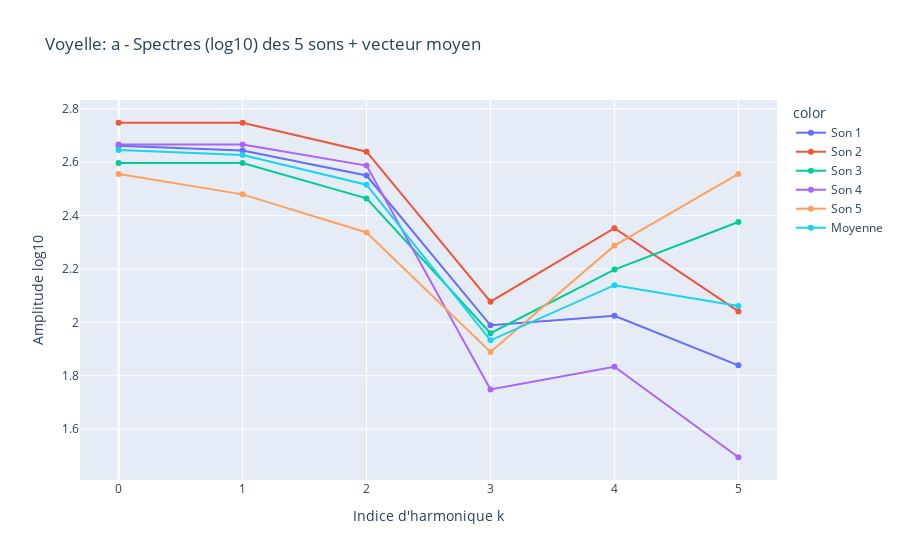
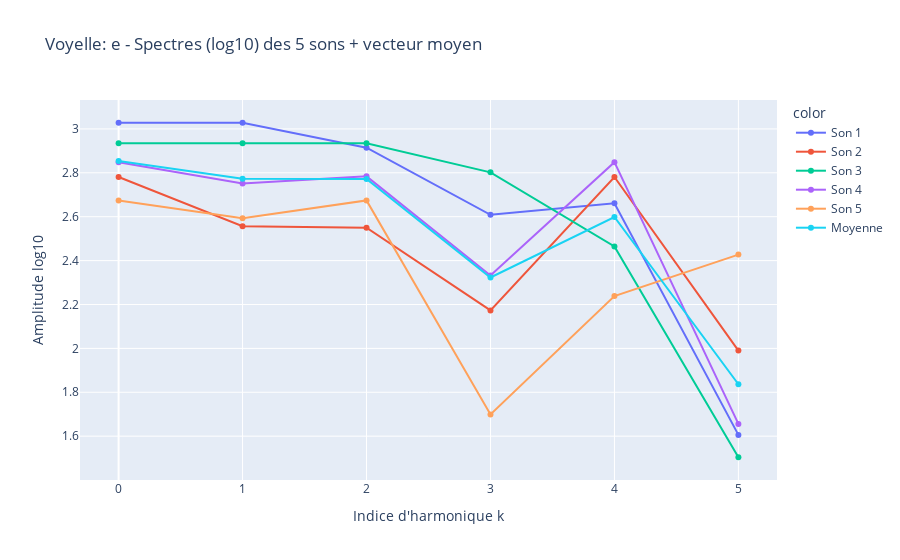
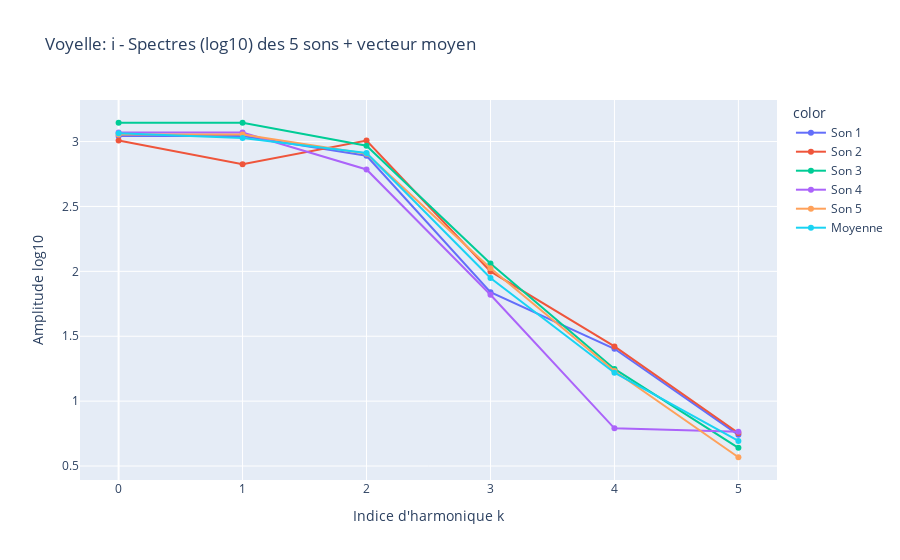
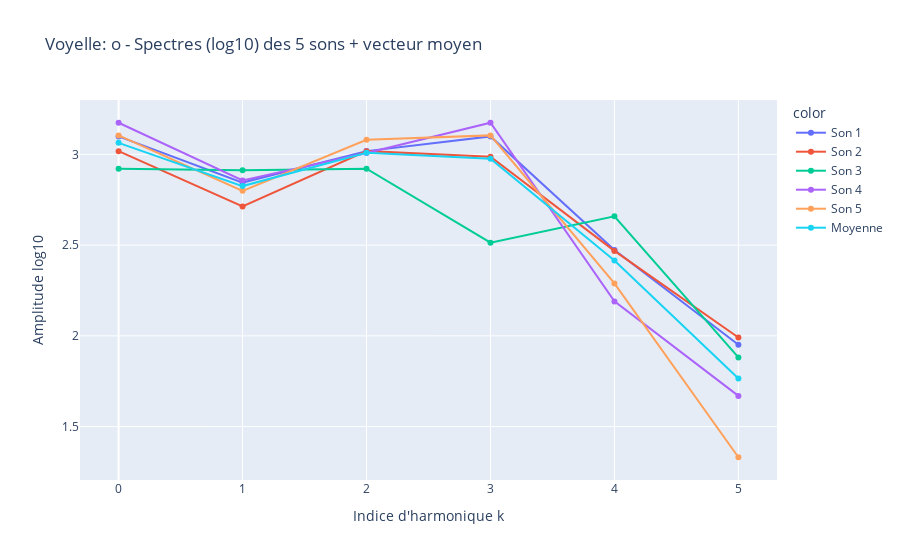

The notebook cell saved with these charts, in order:
### Markdown cell above
# On utilisera le truc etude n° 10

### Code cell
import numpy as np
import msicpe.san as san
from plotly import express as px
import scipy.signal as signal


H= 5
for lettre in ['a', 'e', 'i', 'o', 'u']:
    signaux = []
    for i in range(5):
        dat = np.load(f'data_partie_2/apprentissage/{lettre}_{i+1}.npz') # dat est un dictionnaire contenant les données contenues dans le fichier .npz
        s = dat['s'] # extraction du signal utile
        t = dat['t'] # extraction du vecteur temps associé au signal

        nu, S = san.trans_fourier(s, t)
        S = np.abs(S)

        s_centre= s - np.mean(s)
        nu, S_norm = san.trans_fourier(s_centre, t)
        S_norm = np.abs(S_norm)
        S_norm /= np.max(S_norm)

        f0 = san.detect_fondamentale(S_norm, nu)

        # Liste des harmoniques
        freq_list = [f0 * k for k in range(1, H+1)]

        freq_peaks, amp_peaks = san.detect_pics(S, freq_list, nu)

        vec = np.zeros(H+1)
        vec[0] = np.log10(np.max(S))
        vec[1:] = np.log10(amp_peaks)
        signaux.append(vec)

    k = np.arange(H+1)
    vec_moy = np.mean(signaux, axis=0)

    k = list(range(H+1))
    indice = []
    ampl = []
    labels = []

    for i in range(5):
        ampl.extend(k)
        indice.extend(signaux[i])
        labels.extend([f"Son {i+1}"] * (H+1))

    ampl.extend(k)
    indice.extend(vec_moy)
    labels.extend(["Moyenne"] * (H+1))

    fig = px.line(x=ampl, y=indice, color=labels, markers=True,title=f"Voyelle: {lettre} - Spectres (log10) des 5 sons + vecteur moyen", labels={"x": "Indice d'harmonique k", "y": "Amplitude log10"}).show()

### Figure 1 — Plotly figure (JSON) as saved in the notebook; plotly's stock layout.template omitted (floating-point values rounded to 4 significant figures)
{"data": [{"hovertemplate": "color=Son 1<br>Indice d'harmonique k=%{x}<br>Amplitude log10=%{y}<extra></extra>", "legendgroup": "Son 1", "line": {"color": "#636efa", "dash": "solid"}, "marker": {"symbol": "circle"}, "mode": "lines+markers", "name": "Son 1", "orientation": "v", "showlegend": true, "type": "scatter", "x": [0, 1, 2, 3, 4, 5], "xaxis": "x", "y": [2.661, 2.644, 2.55, 1.989, 2.025, 1.839], "yaxis": "y"}, {"hovertemplate": "color=Son 2<br>Indice d'harmonique k=%{x}<br>Amplitude log10=%{y}<extra></extra>", "legendgroup": "Son 2", "line": {"color": "#EF553B", "dash": "solid"}, "marker": {"symbol": "circle"}, "mode": "lines+markers", "name": "Son 2", "orientation": "v", "showlegend": true, "type": "scatter", "x": [0, 1, 2, 3, 4, 5], "xaxis": "x", "y": [2.748, 2.748, 2.639, 2.077, 2.353, 2.041], "yaxis": "y"}, {"hovertemplate": "color=Son 3<br>Indice d'harmonique k=%{x}<br>Amplitude log10=%{y}<extra></extra>", "legendgroup": "Son 3", "line": {"color": "#00cc96", "dash": "solid"}, "marker": {"symbol": "circle"}, "mode": "lines+markers", "name": "Son 3", "orientation": "v", "showlegend": true, "type": "scatter", "x": [0, 1, 2, 3, 4, 5], "xaxis": "x", "y": [2.597, 2.597, 2.464, 1.959, 2.198, 2.376], "yaxis": "y"}, {"hovertemplate": "color=Son 4<br>Indice d'harmonique k=%{x}<br>Amplitude log10=%{y}<extra></extra>", "legendgroup": "Son 4", "line": {"color": "#ab63fa", "dash": "solid"}, "marker": {"symbol": "circle"}, "mode": "lines+markers", "name": "Son 4", "orientation": "v", "showlegend": true, "type": "scatter", "x": [0, 1, 2, 3, 4, 5], "xaxis": "x", "y": [2.666, 2.666, 2.587, 1.749, 1.834, 1.495], "yaxis": "y"}, {"hovertemplate": "color=Son 5<br>Indice d'harmonique k=%{x}<br>Amplitude log10=%{y}<extra></extra>", "legendgroup": "Son 5", "line": {"color": "#FFA15A", "dash": "solid"}, "marker": {"symbol": "circle"}, "mode": "lines+markers", "name": "Son 5", "orientation": "v", "showlegend": true, "type": "scatter", "x": [0, 1, 2, 3, 4, 5], "xaxis": "x", "y": [2.556, 2.479, 2.337, 1.889, 2.287, 2.556], "yaxis": "y"}, {"hovertemplate": "color=Moyenne<br>Indice d'harmonique k=%{x}<br>Amplitude log10=%{y}<extra></extra>", "legendgroup": "Moyenne", "line": {"color": "#19d3f3", "dash": "solid"}, "marker": {"symbol": "circle"}, "mode": "lines+markers", "name": "Moyenne", "orientation": "v", "showlegend": true, "type": "scatter", "x": [0, 1, 2, 3, 4, 5], "xaxis": "x", "y": [2.646, 2.627, 2.515, 1.933, 2.139, 2.061], "yaxis": "y"}], "layout": {"legend": {"title": {"text": "color"}, "tracegroupgap": 0}, "title": {"text": "Voyelle: a - Spectres (log10) des 5 sons + vecteur moyen"}, "xaxis": {"anchor": "y", "domain": [0, 1], "title": {"text": "Indice d'harmonique k"}}, "yaxis": {"anchor": "x", "domain": [0, 1], "title": {"text": "Amplitude log10"}}}}

### Figure 2 — Plotly figure (JSON) as saved in the notebook; plotly's stock layout.template omitted (floating-point values rounded to 4 significant figures)
{"data": [{"hovertemplate": "color=Son 1<br>Indice d'harmonique k=%{x}<br>Amplitude log10=%{y}<extra></extra>", "legendgroup": "Son 1", "line": {"color": "#636efa", "dash": "solid"}, "marker": {"symbol": "circle"}, "mode": "lines+markers", "name": "Son 1", "orientation": "v", "showlegend": true, "type": "scatter", "x": [0, 1, 2, 3, 4, 5], "xaxis": "x", "y": [3.028, 3.028, 2.915, 2.609, 2.661, 1.606], "yaxis": "y"}, {"hovertemplate": "color=Son 2<br>Indice d'harmonique k=%{x}<br>Amplitude log10=%{y}<extra></extra>", "legendgroup": "Son 2", "line": {"color": "#EF553B", "dash": "solid"}, "marker": {"symbol": "circle"}, "mode": "lines+markers", "name": "Son 2", "orientation": "v", "showlegend": true, "type": "scatter", "x": [0, 1, 2, 3, 4, 5], "xaxis": "x", "y": [2.781, 2.556, 2.55, 2.173, 2.781, 1.99], "yaxis": "y"}, {"hovertemplate": "color=Son 3<br>Indice d'harmonique k=%{x}<br>Amplitude log10=%{y}<extra></extra>", "legendgroup": "Son 3", "line": {"color": "#00cc96", "dash": "solid"}, "marker": {"symbol": "circle"}, "mode": "lines+markers", "name": "Son 3", "orientation": "v", "showlegend": true, "type": "scatter", "x": [0, 1, 2, 3, 4, 5], "xaxis": "x", "y": [2.935, 2.935, 2.935, 2.802, 2.465, 1.504], "yaxis": "y"}, {"hovertemplate": "color=Son 4<br>Indice d'harmonique k=%{x}<br>Amplitude log10=%{y}<extra></extra>", "legendgroup": "Son 4", "line": {"color": "#ab63fa", "dash": "solid"}, "marker": {"symbol": "circle"}, "mode": "lines+markers", "name": "Son 4", "orientation": "v", "showlegend": true, "type": "scatter", "x": [0, 1, 2, 3, 4, 5], "xaxis": "x", "y": [2.848, 2.751, 2.784, 2.332, 2.848, 1.656], "yaxis": "y"}, {"hovertemplate": "color=Son 5<br>Indice d'harmonique k=%{x}<br>Amplitude log10=%{y}<extra></extra>", "legendgroup": "Son 5", "line": {"color": "#FFA15A", "dash": "solid"}, "marker": {"symbol": "circle"}, "mode": "lines+markers", "name": "Son 5", "orientation": "v", "showlegend": true, "type": "scatter", "x": [0, 1, 2, 3, 4, 5], "xaxis": "x", "y": [2.674, 2.593, 2.674, 1.699, 2.238, 2.427], "yaxis": "y"}, {"hovertemplate": "color=Moyenne<br>Indice d'harmonique k=%{x}<br>Amplitude log10=%{y}<extra></extra>", "legendgroup": "Moyenne", "line": {"color": "#19d3f3", "dash": "solid"}, "marker": {"symbol": "circle"}, "mode": "lines+markers", "name": "Moyenne", "orientation": "v", "showlegend": true, "type": "scatter", "x": [0, 1, 2, 3, 4, 5], "xaxis": "x", "y": [2.853, 2.773, 2.771, 2.323, 2.599, 1.837], "yaxis": "y"}], "layout": {"legend": {"title": {"text": "color"}, "tracegroupgap": 0}, "title": {"text": "Voyelle: e - Spectres (log10) des 5 sons + vecteur moyen"}, "xaxis": {"anchor": "y", "domain": [0, 1], "title": {"text": "Indice d'harmonique k"}}, "yaxis": {"anchor": "x", "domain": [0, 1], "title": {"text": "Amplitude log10"}}}}

### Figure 3 — Plotly figure (JSON) as saved in the notebook; plotly's stock layout.template omitted (floating-point values rounded to 4 significant figures)
{"data": [{"hovertemplate": "color=Son 1<br>Indice d'harmonique k=%{x}<br>Amplitude log10=%{y}<extra></extra>", "legendgroup": "Son 1", "line": {"color": "#636efa", "dash": "solid"}, "marker": {"symbol": "circle"}, "mode": "lines+markers", "name": "Son 1", "orientation": "v", "showlegend": true, "type": "scatter", "x": [0, 1, 2, 3, 4, 5], "xaxis": "x", "y": [3.043, 3.043, 2.89, 1.84, 1.404, 0.7401], "yaxis": "y"}, {"hovertemplate": "color=Son 2<br>Indice d'harmonique k=%{x}<br>Amplitude log10=%{y}<extra></extra>", "legendgroup": "Son 2", "line": {"color": "#EF553B", "dash": "solid"}, "marker": {"symbol": "circle"}, "mode": "lines+markers", "name": "Son 2", "orientation": "v", "showlegend": true, "type": "scatter", "x": [0, 1, 2, 3, 4, 5], "xaxis": "x", "y": [3.008, 2.824, 3.008, 2.0, 1.421, 0.7546], "yaxis": "y"}, {"hovertemplate": "color=Son 3<br>Indice d'harmonique k=%{x}<br>Amplitude log10=%{y}<extra></extra>", "legendgroup": "Son 3", "line": {"color": "#00cc96", "dash": "solid"}, "marker": {"symbol": "circle"}, "mode": "lines+markers", "name": "Son 3", "orientation": "v", "showlegend": true, "type": "scatter", "x": [0, 1, 2, 3, 4, 5], "xaxis": "x", "y": [3.145, 3.145, 2.968, 2.06, 1.248, 0.6403], "yaxis": "y"}, {"hovertemplate": "color=Son 4<br>Indice d'harmonique k=%{x}<br>Amplitude log10=%{y}<extra></extra>", "legendgroup": "Son 4", "line": {"color": "#ab63fa", "dash": "solid"}, "marker": {"symbol": "circle"}, "mode": "lines+markers", "name": "Son 4", "orientation": "v", "showlegend": true, "type": "scatter", "x": [0, 1, 2, 3, 4, 5], "xaxis": "x", "y": [3.07, 3.07, 2.785, 1.82, 0.7906, 0.7635], "yaxis": "y"}, {"hovertemplate": "color=Son 5<br>Indice d'harmonique k=%{x}<br>Amplitude log10=%{y}<extra></extra>", "legendgroup": "Son 5", "line": {"color": "#FFA15A", "dash": "solid"}, "marker": {"symbol": "circle"}, "mode": "lines+markers", "name": "Son 5", "orientation": "v", "showlegend": true, "type": "scatter", "x": [0, 1, 2, 3, 4, 5], "xaxis": "x", "y": [3.054, 3.054, 2.906, 2.023, 1.232, 0.5677], "yaxis": "y"}, {"hovertemplate": "color=Moyenne<br>Indice d'harmonique k=%{x}<br>Amplitude log10=%{y}<extra></extra>", "legendgroup": "Moyenne", "line": {"color": "#19d3f3", "dash": "solid"}, "marker": {"symbol": "circle"}, "mode": "lines+markers", "name": "Moyenne", "orientation": "v", "showlegend": true, "type": "scatter", "x": [0, 1, 2, 3, 4, 5], "xaxis": "x", "y": [3.064, 3.027, 2.911, 1.949, 1.219, 0.6932], "yaxis": "y"}], "layout": {"legend": {"title": {"text": "color"}, "tracegroupgap": 0}, "title": {"text": "Voyelle: i - Spectres (log10) des 5 sons + vecteur moyen"}, "xaxis": {"anchor": "y", "domain": [0, 1], "title": {"text": "Indice d'harmonique k"}}, "yaxis": {"anchor": "x", "domain": [0, 1], "title": {"text": "Amplitude log10"}}}}

### Figure 4 — Plotly figure (JSON) as saved in the notebook; plotly's stock layout.template omitted (floating-point values rounded to 4 significant figures)
{"data": [{"hovertemplate": "color=Son 1<br>Indice d'harmonique k=%{x}<br>Amplitude log10=%{y}<extra></extra>", "legendgroup": "Son 1", "line": {"color": "#636efa", "dash": "solid"}, "marker": {"symbol": "circle"}, "mode": "lines+markers", "name": "Son 1", "orientation": "v", "showlegend": true, "type": "scatter", "x": [0, 1, 2, 3, 4, 5], "xaxis": "x", "y": [3.099, 2.845, 3.018, 3.099, 2.473, 1.951], "yaxis": "y"}, {"hovertemplate": "color=Son 2<br>Indice d'harmonique k=%{x}<br>Amplitude log10=%{y}<extra></extra>", "legendgroup": "Son 2", "line": {"color": "#EF553B", "dash": "solid"}, "marker": {"symbol": "circle"}, "mode": "lines+markers", "name": "Son 2", "orientation": "v", "showlegend": true, "type": "scatter", "x": [0, 1, 2, 3, 4, 5], "xaxis": "x", "y": [3.018, 2.713, 3.018, 2.987, 2.468, 1.991], "yaxis": "y"}, {"hovertemplate": "color=Son 3<br>Indice d'harmonique k=%{x}<br>Amplitude log10=%{y}<extra></extra>", "legendgroup": "Son 3", "line": {"color": "#00cc96", "dash": "solid"}, "marker": {"symbol": "circle"}, "mode": "lines+markers", "name": "Son 3", "orientation": "v", "showlegend": true, "type": "scatter", "x": [0, 1, 2, 3, 4, 5], "xaxis": "x", "y": [2.921, 2.913, 2.921, 2.514, 2.659, 1.881], "yaxis": "y"}, {"hovertemplate": "color=Son 4<br>Indice d'harmonique k=%{x}<br>Amplitude log10=%{y}<extra></extra>", "legendgroup": "Son 4", "line": {"color": "#ab63fa", "dash": "solid"}, "marker": {"symbol": "circle"}, "mode": "lines+markers", "name": "Son 4", "orientation": "v", "showlegend": true, "type": "scatter", "x": [0, 1, 2, 3, 4, 5], "xaxis": "x", "y": [3.174, 2.857, 3.008, 3.174, 2.19, 1.669], "yaxis": "y"}, {"hovertemplate": "color=Son 5<br>Indice d'harmonique k=%{x}<br>Amplitude log10=%{y}<extra></extra>", "legendgroup": "Son 5", "line": {"color": "#FFA15A", "dash": "solid"}, "marker": {"symbol": "circle"}, "mode": "lines+markers", "name": "Son 5", "orientation": "v", "showlegend": true, "type": "scatter", "x": [0, 1, 2, 3, 4, 5], "xaxis": "x", "y": [3.105, 2.799, 3.081, 3.105, 2.289, 1.331], "yaxis": "y"}, {"hovertemplate": "color=Moyenne<br>Indice d'harmonique k=%{x}<br>Amplitude log10=%{y}<extra></extra>", "legendgroup": "Moyenne", "line": {"color": "#19d3f3", "dash": "solid"}, "marker": {"symbol": "circle"}, "mode": "lines+markers", "name": "Moyenne", "orientation": "v", "showlegend": true, "type": "scatter", "x": [0, 1, 2, 3, 4, 5], "xaxis": "x", "y": [3.063, 2.825, 3.009, 2.976, 2.416, 1.765], "yaxis": "y"}], "layout": {"legend": {"title": {"text": "color"}, "tracegroupgap": 0}, "title": {"text": "Voyelle: o - Spectres (log10) des 5 sons + vecteur moyen"}, "xaxis": {"anchor": "y", "domain": [0, 1], "title": {"text": "Indice d'harmonique k"}}, "yaxis": {"anchor": "x", "domain": [0, 1], "title": {"text": "Amplitude log10"}}}}
